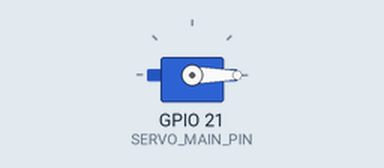
Recording of a sketch running on a simulated ESP32. On the bench: servo. What the sketch prints to the serial monitor is not drawn.

Above: at 1.05 s.
Timing chart, 0 to 5.6 s (numbered marks = the images above):
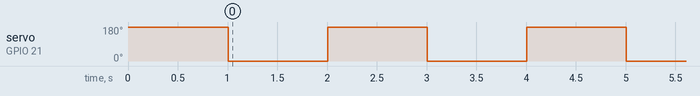

The sketch:

test_servo_main.ino
```cpp
// ===== TEST SERVO MAIN (PIN 21) =====
// Main pusher servo - works with stepper motor
// Servo moves: 180° → 0° → 180° (loop forever, 1 second interval)

#include <ESP32Servo.h>

// [HARDWARE COMPONENTS]
// - 1x Servo motor (main pusher)

// [PIN CONNECTIONS]
#define SERVO_MAIN_PIN 21  // Main servo connected to GPIO 21

// [TIMING REQUIREMENTS]
#define DELAY_TIME 1000  // 1 second between movements

Servo servoMain;

void setup() {
  Serial.begin(115200);
  Serial.println("=== SERVO MAIN (PIN 21) TEST ===");
  Serial.println("This is the pusher servo that works with stepper motor");

  // Initialize servo
  ESP32PWM::allocateTimer(0);
  servoMain.setPeriodHertz(50);
  servoMain.attach(SERVO_MAIN_PIN, 500, 2500);

  // Start at 180° (retracted position)
  servoMain.write(180);
  Serial.println("Servo initialized at 180° (retracted)");
  delay(1000);
}

void loop() {
  // Move to 0° (push position)
  Serial.println("Moving to 0° (PUSH)...");
  servoMain.write(0);
  delay(DELAY_TIME);

  // Move to 180° (retracted position)
  Serial.println("Moving to 180° (RETRACT)...");
  servoMain.write(180);
  delay(DELAY_TIME);
}
```

Measured:
- by itself, servo on GPIO 21 (SERVO_MAIN_PIN): alternates 180° for 1.0 s and 0° for 1.0 s
